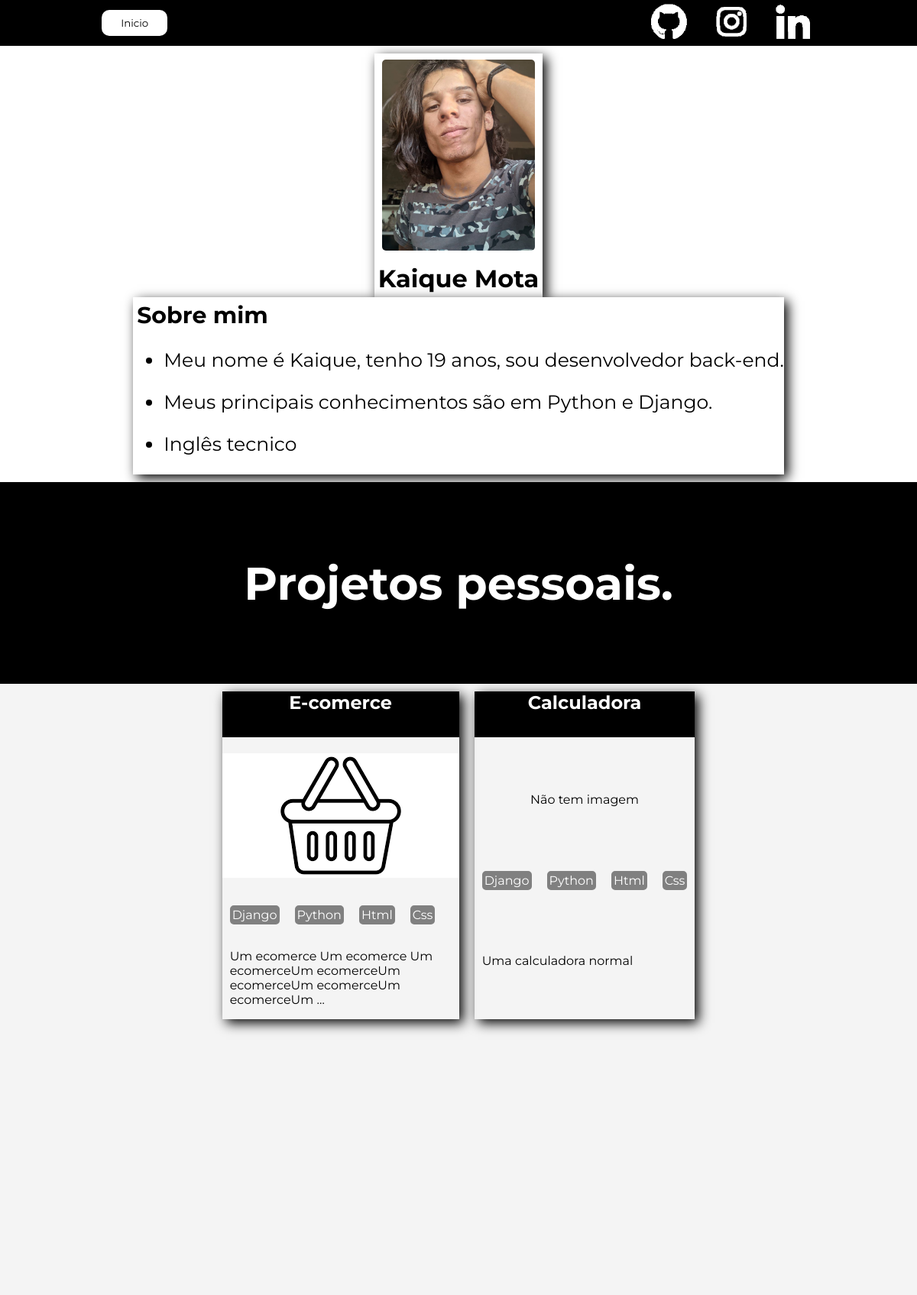
The app's page /, older data.
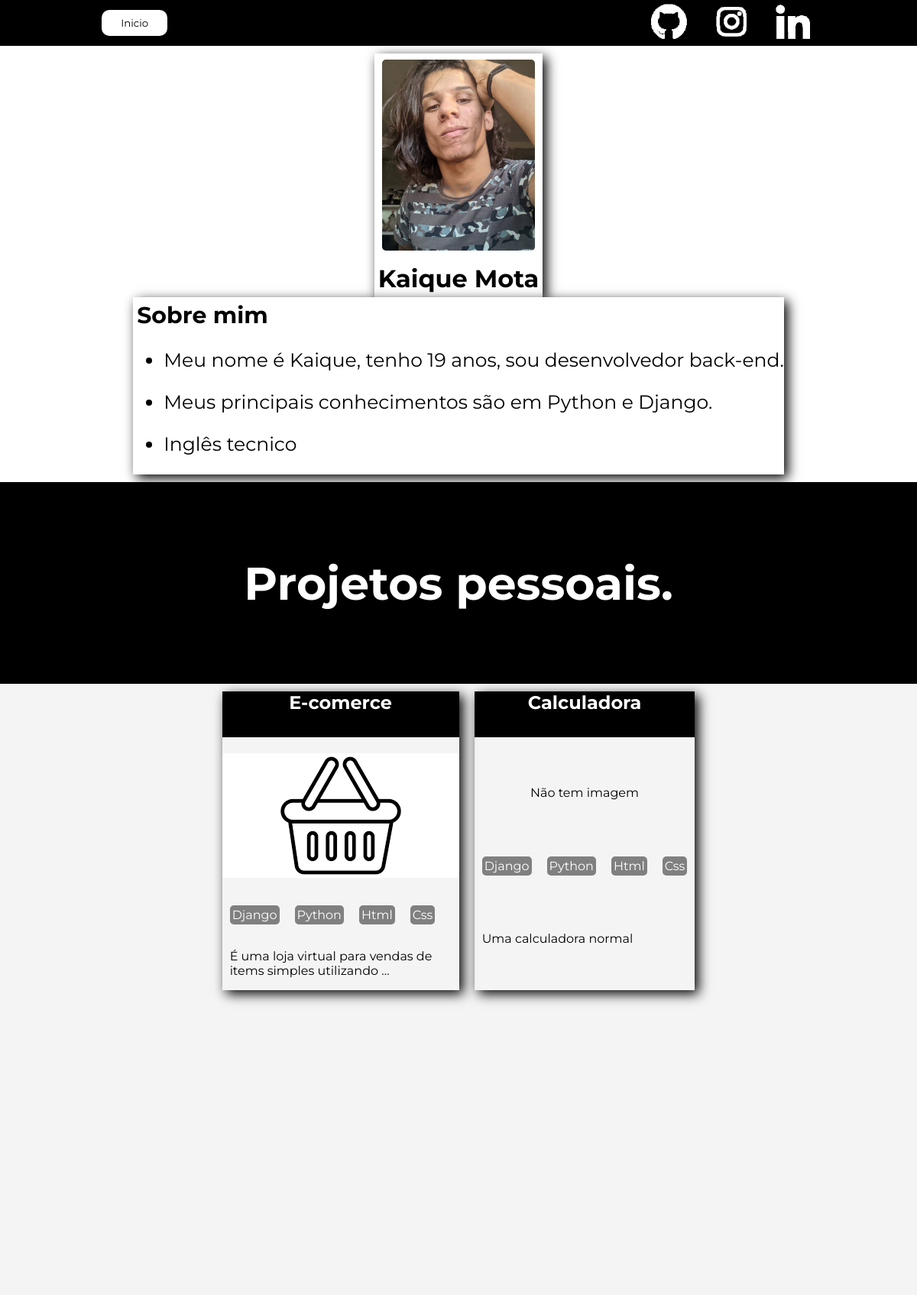
The same page, newer data.
### paginas/models.py (models this page shows, shortened)
class Projeto(models.Model):
    nome = models.CharField(max_length=255)
    thumbnailHome = models.ImageField(upload_to='images', blank=True,null=True)
    projlink = models.CharField(max_length=255, blank=True, null=True)
    thumbnailDetail = models.ImageField(upload_to='images', blank=True,null=True)
    slug = models.SlugField(max_length=255, unique=True)
    descricao = models.CharField(max_length=255)
    tec_nome = models.ManyToManyField(Tecnologias)

class Tecnologias(models.Model):
    tec_nome = models.CharField(max_length=255)
    def __str__(self):
        return self.tec_nome

### paginas/views.py (the view)
# urls.py: path('', views.home, name='home'),
def home(request):
    projetos = Projeto.objects.all()
    tecnologias = Tecnologias.objects.all()
    context = {'projetos':projetos, 'tecnologias':tecnologias}
    return render(request,'paginas/home.html', context)

### paginas/templates/paginas/home.html
{% extends 'paginas/main.html' %}
{% load static %}
{% block content %}
<main>
    <div class="divperfiel">
        <div class="divperfnome">
            <div >
                <img class="profilephoto" src="static/paginas/images/profile_pic.jpg" alt="">
            </div>
            <h1 class="h1title">Kaique Mota</h1>
        </div>
        <div class="divperfresumo">
            <h2 class="h1title">Sobre mim</h2>
            <ul class="resumotext">
                <li><p>Meu nome é Kaique,  tenho 19 anos,
                    sou desenvolvedor back-end.
                </p></li>
                <li><p>Meus principais conhecimentos são em Python e Django. </p></li>
                <li><p>Inglês tecnico</p></li>
            </ul>
        </div>
    </div>
    <div class="divprojcontainer">
        <div >
            <h1>Projetos pessoais.</h1>
        </div>
        </div>
            <div class="projetoscontainer">
                {% for p in projetos %}
                    <div class="projetobox">
                        <div class="grid-1">
                            <h2 class="protitle"><a class="protitle" href="{% url 'projeto' p.slug %}">{{p.nome}}</a></h2>
                        </div>
                        <div class="grid-2">
                            {% if p.thumbnailHome %}
                            <p><img  src="{{p.thumbnailHome.url}}" alt=""></p>
                            {% else %}
                                <p style="text-align:center;">Não tem imagem</p>
                            {% endif %}
                        </div>
                        <div class="grid-3">
                            {% for tec in p.tec_nome.all %}
                            <p class="grid-3tecname">{{tec}}</p>
                            {% endfor %}
                        </div>
                        <div class="grid-4">
                            <p>{{p.descricao|truncatewords:10}}</p>
                        </div>
                    </div>
                {% endfor %}
            </div>
    </main>
{% endblock %}

### paginas/templates/paginas/main.html (shortened to what this page needs)
{% load static %}
<!DOCTYPE html>
<html lang="pt-br">
<head>
    <link rel="stylesheet" href="{% static '/paginas/css/main.css' %}
    ">
</head>
<body class="bodyreset">
    {% include 'paginas/navbar.html' %}
    {% block content %}
    {% endblock %}
</body>
</html>

### paginas/templates/paginas/navbar.html
<nav >
    <ul class="navbody">
        <li class="barindexbutton"><a href="{% url 'home' %}"><button class="barbutton">Inicio</button></a></button></li>
            <li class="barindex"><a href="https://github.com/Kaique425" target="_blank" ><img src="/static/paginas/images/git.png" alt=""></a></li>
            <li class="barindex"><a href="https://www.instagram.com/kaique_motah/" target="_blank"><img src="/static/paginas/images/insta.png" alt=""></a></li>
            <li class="barindex"><a href="https://www.linkedin.com/in/kaique-mota-296007203/" target="_blank"><img src="/static/paginas/images/lin.png" alt=""></a></li>
    </ul>
</nav>

### paginas/static/paginas/css/main.css (style rules this page uses)
* { font-family: "Montserrat", sans-serif; text-decoration: none; }
body, html { margin: 0; padding: 0; width: 100vw; box-sizing: border-box; }
.h1title { margin: 5px; }
.profilephoto { width: 200px; border-radius: 5px; margin: 8px; }
.navbody { margin: 0; display: flex; height: 40px; justify-content: space-around; padding: 10px 10%; background-color: rgb(0, 0, 0); align-items: center; }
.barindexbutton { padding-right: 600px; display: inline-block; color: rgb(255, 255, 255); }
.barindex { padding: 0px 5px; display: inline-block; color: rgb(255, 255, 255); }
.barbutton { color: rgb(0, 0, 0); padding: 9px 25px; background-color: rgb(255, 255, 255); border: none; border-radius: 10px; cursor: pointer; transition:all 0.3s ease 0s; }
.divprojcontainer { width: 100vw; height: 100vh; display: flex; background-color: rgb(0, 0, 0); color: #ffffff; height: 33vh; font-size: 30px; justify-content: center; align-items: center; text-align: center; }
.divperfiel { justify-self: center; width: 80vw; margin: auto; padding: 10px; display: flex; flex-wrap: wrap; align-content: center; justify-content: space-evenly; flex-direction: row; }
.divperfnome { text-align: center; grid-area: "divnome"; background-color: #ffffff; box-shadow: 5px 5px 15px black; height: auto; }
.divperfresumo { grid-area: "divresumo"; background-color: #ffffff; box-shadow: 5px 5px 15px black; height: auto; font-size: 20px; }
.resumotext { font-size: 25px; }
.projetoscontainer { justify-content: center; width: 100vw; height: 100vh; display: flex; background-color: #F4F4F4; flex-direction: row; align-content: flex-start; flex-wrap: wrap; }
.projetobox { display: grid; width: min-content; box-shadow: 5px 5px 15px black; margin: 10px; }
.protitle { text-decoration: none; text-align:center; margin: auto; margin-bottom: 5px; height: 60px; background-color: rgb(0, 0, 0); color: white; }
.grid-1 { grid-area: 'grid-1'; color: white; }
.grid-2 { grid-area: 'grid-2'; }
.grid-3 { grid-area: 'grid-3'; display: flex; grid-auto-rows: min-content; align-items: flex-start }
.grid-3tecname { margin-left: 10px; margin-right: 10px; border-radius: 5px; border-style: solid; border-color: gray ; background-color: gray ; color: white; justify-content: center; }
.grid-4 { margin-left: 10px; text-overflow: clip; grid-area: 'grid-4'; height: min-content; }

Row changes from the older to the newer data that the page shows:
changed Projeto "E-comerce": descricao "Um ecomerce Um ecomerce Um ecomerceUm ecomerceUm ecomerceUm ecomerceUm ecomerceUm …" → "É uma loja virtual para vendas de items simples utilizando …"
